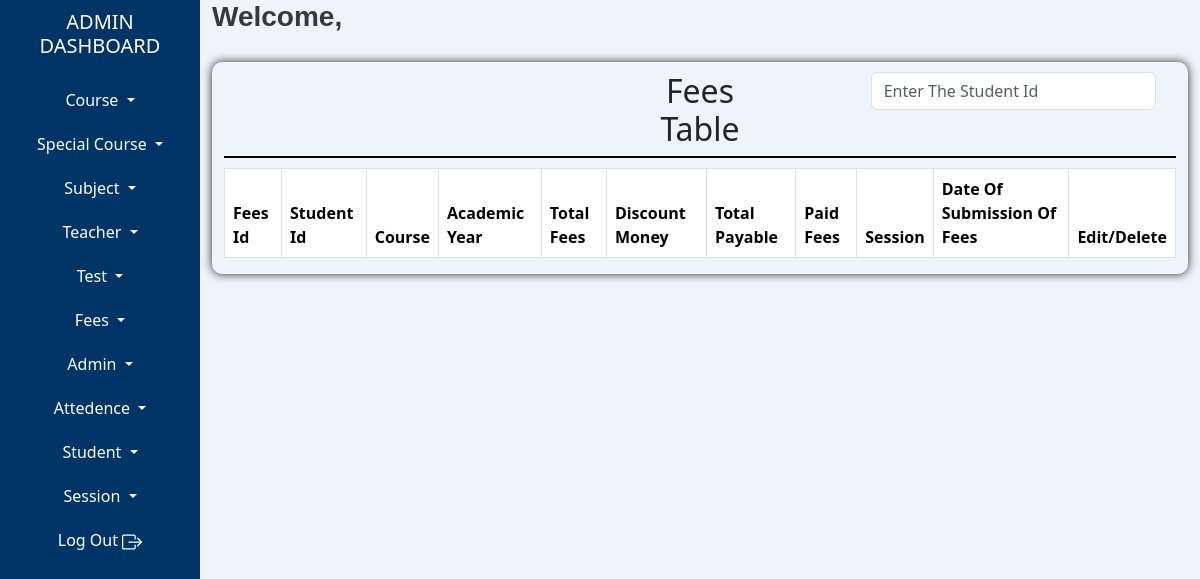
/admin/fees-table.php, run on an earlier commit of the app's database.
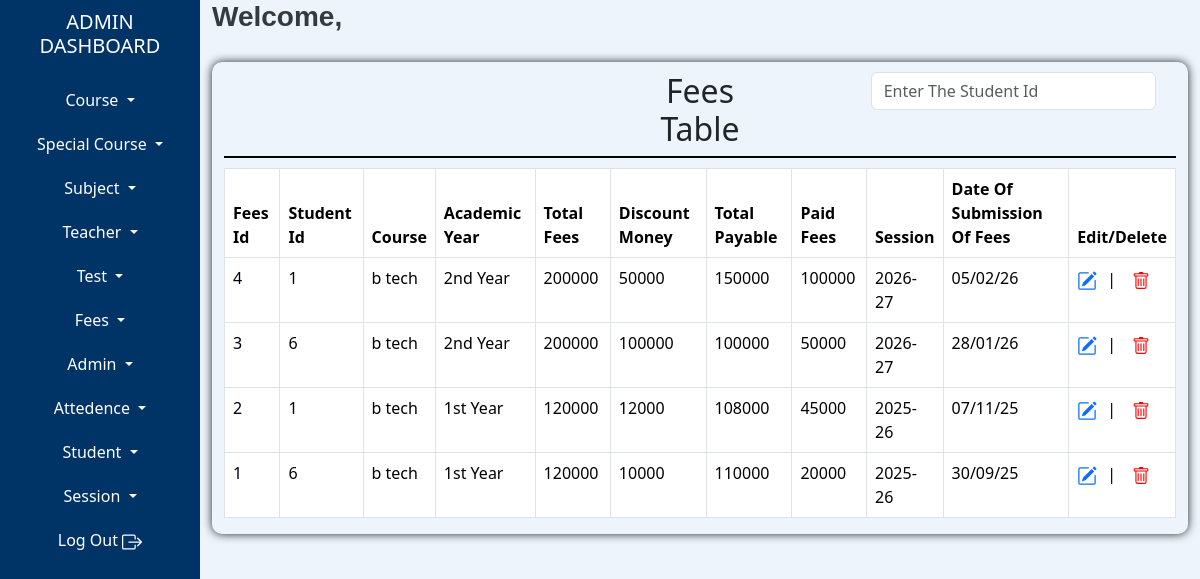
And on a later commit of the database.
### tables this page shows
CREATE TABLE `tblfees` (
  `feeId` int(100) NOT NULL AUTO_INCREMENT,
  `studentId` int(100) NOT NULL,
  `courseId` int(100) NOT NULL,
  `academicYearId` int(10) NOT NULL,
  `totalFees` int(100) NOT NULL,
  `discountMoney` int(100) DEFAULT NULL,
  `paidFees` int(100) NOT NULL,
  `dateOfSubmissionOfFees` date NOT NULL,
  `sessionId` int(10) NOT NULL,
  `addedIpAddress` text NOT NULL,
  `addedDateTime` datetime(6) NOT NULL,
  `updatedIpAddress` text NOT NULL,
  `updatedDatetime` datetime(6) NOT NULL,
  PRIMARY KEY (`feeId`)
);

CREATE TABLE `tblcourse` (
  `courseId` int(10) NOT NULL AUTO_INCREMENT,
  `courseName` varchar(100) NOT NULL,
  `courseDuration` varchar(10) NOT NULL,
  `sessionId` int(10) NOT NULL,
  PRIMARY KEY (`courseId`)
);

CREATE TABLE `tblacademicyear` (
  `academicYearId` int(10) NOT NULL AUTO_INCREMENT,
  `academicYearName` text NOT NULL,
  `addedIpAddress` varchar(100) NOT NULL,
  `addedDateTime` datetime NOT NULL,
  `updatedIpAddress` varchar(100) NOT NULL,
  `updatedDatetime` datetime NOT NULL,
  PRIMARY KEY (`academicYearId`)
);

CREATE TABLE `tblsession` (
  `sessionId` int(10) NOT NULL AUTO_INCREMENT,
  `sessionName` varchar(15) NOT NULL,
  `addedIpAddress` varchar(100) NOT NULL,
  `addedDateTime` datetime NOT NULL,
  `updatedIpAddress` varchar(100) NOT NULL,
  `updatedDateTime` datetime NOT NULL,
  `status` int(2) NOT NULL,
  PRIMARY KEY (`sessionId`)
);

### admin/fees-table.php (the view, shortened to what this page needs)
<?php
include "admin-dashboard-top.php";
include "admin-dashboard-content.php";
$query = "SELECT * FROM tblfees ORDER BY feeId DESC";
$stmt=$conn->prepare($query);
$stmt->execute();
?>
<!doctype html>
<html lang="en">
  <head>
    <link href="https://cdn.jsdelivr.net/npm/bootstrap@5.3.3/dist/css/bootstrap.min.css" rel="stylesheet">
  </head>
<body>
<div class="container-fluid">
    <div class="row">
        <div class="col-md-12 tbl-content">
            <div class="container-fluid">
                <div class="row top">
                    <div class="col-md-5 col-sm-5">
                    </div>
                    <div class="col-md-2 col-sm-2">
                        <div class="tbl-heading">
                            <h2>Fees Table</h2>
                        </div>
                    </div>
                    <div class="col-md-1 col-sm-1">
                    </div>
                    <div class="col-md-4 col-sm-4">
                        <form class="d-flex" role="search">
                            <input class="form-control me-2" type="search" placeholder="Enter The Student Id " aria-label="Search" id="studentId">
                        </form>
                    </div>
                </div>
            </div>
            <table class="table table-hover table-bordered">
              <thead>
                <tr>
                  <th scope="col">Fees Id</th>
                  <th scope="col">Student Id</th>
                  <th scope="col">Course</th>
                  <th scope="col">Academic Year</th>
                  <th scope="col">Total Fees</th>
                  <th scope="col">Discount Money</th>
                  <th scope="col">Total Payable</th>
                  <th scope="col">Paid Fees</th>
                  <th scope="col">Session</th>
                  <th scope="col">Date Of Submission Of Fees</th>
                  <th scope="col">Edit/Delete</th>
                </tr>
              </thead>
              <tbody id="tbldata">
                <?php
                    while($result=$stmt->fetch())
                    {
                        $totalPayable = $result["totalFees"] - $result["discountMoney"];
                ?>
                    <tr>
                    <td><?php echo $result['feeId'] ?></td>
                    <td><?php echo $result['studentId'] ?></td>
                    <td>
                    <?php
                        $courseId=$result['courseId'];
                        $query="SELECT * FROM tblcourse WHERE courseId=:courseId";
                        $coursestmt=$conn->prepare($query);
                        $coursestmt->bindParam(":courseId",$courseId);
                        $coursestmt->execute();
                        $courses=$coursestmt->fetch();
                        echo $courses["courseName"];
                    ?>
                    </td>
                    <td>
                        <?php
                            $academicYearId = $result['academicYearId'];
                            $yearstmt=$conn->prepare("SELECT * FROM tblAcademicYear WHERE academicYearId=:academicYearId");
                            $yearstmt->bindParam(":academicYearId",$academicYearId);
                            $yearstmt->execute();
                            $academicYears=$yearstmt->fetch();
                            echo $academicYears["academicYearName"];
                        ?>
                    </td>
                    <td><?php echo $result['totalFees']; ?></td>
                    <td><?php echo $result['discountMoney']; ?></td>
                    <td><?php echo $totalPayable; ?></td>
                    <td><?php echo $result['paidFees']; ?></td>
                    <td>
                        <?php
                            $sessionId = $result['sessionId'];
                            $sessionstmt=$conn->prepare("SELECT * FROM tblsession WHERE sessionId=:sessionId");
                            $sessionstmt->bindParam(":sessionId",$sessionId);
                            $sessionstmt->execute();
                            $sessions=$sessionstmt->fetch();
                            echo $sessions["sessionName"];
                        ?>
                    </td>
                    <td>
                    <?php
                        $formattedDate = date("d/m/y", strtotime($result['dateOfSubmissionOfFees']));
                        echo $formattedDate;
                    ?>
                    </td>
                    <td>
                        <div class="icons">
                            <a href="edit-fees.php?feeId=<?php echo $result['feeId']; ?>">
                            </a>
                            |
                            <form action="delete-fees.php?feeId=<?php echo $fees['feeId'] ?>" method="POST" onsubmit="return confirm('Are you sure you want to delete this row?');">
                                <button type="submit" style="border: none; background: none; cursor: pointer;">
                                </button>
                            </form>
                        </div>
                    </td>
                </tr>
                <?php
                }
                ?>
              </tbody>
            </table>
        </div>
    </div>
</div>
</body>
</div>
</div>
<?php
    include "admin-dashboard-footer.php"
?>

### admin/admin-dashboard-top.php (shortened to what this page needs)
<!doctype html>
<html lang="en">
  <head>

### admin/admin-dashboard-content.php (shortened to what this page needs)
<link href="https://cdn.jsdelivr.net/npm/bootstrap@5.3.3/dist/css/bootstrap.min.css" rel="stylesheet">
  </head>
  <body>
    <div class="container-fluid">
        <div class="row">
            <div class="col-md-2  left-side">
                <div class="heading">
                    <h5>ADMIN DASHBOARD</h5>
                </div>
                    <?php
                        $query = "select * from tbladmin where adminId=:adminId";
                        $stmt=$conn->prepare($query);
                        $stmt->bindParam(":adminId",$adminId);
                        $stmt->execute();
                        $result = $stmt->fetch();
                    ?>
                <div class="buttons">
                    <div class="dropdown ">
                      <button class="btn dropdown-toggle w-100 nav-link left-btn" type="button" data-bs-toggle="dropdown" aria-expanded="false">
                        Course
                      </button>
                    </div>
                    <div class="dropdown ">
                      <button class="btn dropdown-toggle w-100 nav-link left-btn" type="button" data-bs-toggle="dropdown" aria-expanded="false">
                        Special Course
                      </button>
                    </div>
                    <div class="dropdown ">
                      <button class="btn dropdown-toggle w-100 nav-link left-btn" type="button" data-bs-toggle="dropdown" aria-expanded="false">
                        Subject
                      </button>
                    </div>
                    <div class="dropdown ">
                      <button class="btn dropdown-toggle w-100 nav-link left-btn" type="button" data-bs-toggle="dropdown" aria-expanded="false">
                        Teacher
                      </button>
                    </div>
                    <div class="dropdown ">
                      <button class="btn dropdown-toggle w-100 nav-link left-btn" type="button" data-bs-toggle="dropdown" aria-expanded="false">
                        Test
                      </button>
                    </div>
                    <div class="dropdown ">
                      <button class="btn dropdown-toggle w-100 nav-link left-btn" type="button" data-bs-toggle="dropdown" aria-expanded="false">
                        Fees
                      </button>
                    </div>
                    <div class="dropdown ">
                      <button class="btn dropdown-toggle w-100 nav-link left-btn" type="button" data-bs-toggle="dropdown" aria-expanded="false">
                        Admin
                      </button>
                    </div>
                    <div class="dropdown ">
                      <button class="btn dropdown-toggle w-100 nav-link left-btn" type="button" data-bs-toggle="dropdown" aria-expanded="false">
                        Attedence
                      </button>
                    </div>
                    <div class="dropdown ">
                      <button class="btn dropdown-toggle w-100 nav-link left-btn" type="button" data-bs-toggle="dropdown" aria-expanded="false">
                        Student
                      </button>
                    </div>
                    <div class="dropdown ">
                      <button class="btn dropdown-toggle w-100 nav-link left-btn" type="button" data-bs-toggle="dropdown" aria-expanded="false">
                        Session
                      </button>
                    </div>
                    <a href="logout-admin.php" class="btn left-btn w-100 nav-link">
                        Log Out
                    </a>
                </div>
            </div>
            <div class="col-md-10 col-sm-10 right-side">
                <div>
                    <h3 class="welcome-text">Welcome, <span class="admin-name"><?php echo $result['adminName']; ?></span></h3>
                </div>

### admin/admin-dashboard-footer.php (shortened to what this page needs)
</body>
</html>

### admin/admin-dashboard-content.php (style rules this page uses)
.left-side { background-color:#003366; color:white; height:200vh; }
.heading { text-align:center; margin:10px auto; }
.left-btn { color:white; transition: background-color 0.3s ease; margin-top:20px; }
.right-side { background-color:#edf4fb; }
.welcome-text { font-family: 'Poppins', sans-serif; font-size: 28px; font-weight: 600; color: #343a40; }

### admin/fees-table.php (style rules this page uses)
.top { margin-top:10px; border-bottom:2px solid black; margin-bottom:10px; }
.tbl-heading { text-align:center; }
.tbl-content { box-shadow:0 0 10px; margin-top:20px; border-radius:10px; }
.icons { display: flex; align-items: center; gap: 10px; }

What changed in the data, as far as the page shows it:
added tblfees: feeId "4", studentId "1", courseId.courseName "b tech", academicYearId.academicYearName "2nd Year", totalFees "200000", discountMoney "50000", totalPayable "150000", paidFees "100000", sessionId.sessionName "2026-27", dateOfSubmissionOfFees "05/02/26"
added tblfees: feeId "3", studentId "6", courseId.courseName "b tech", academicYearId.academicYearName "2nd Year", totalFees "200000", discountMoney "100000", paidFees "50000", sessionId.sessionName "2026-27", dateOfSubmissionOfFees "28/01/26"
added tblfees: feeId "2", studentId "1", courseId.courseName "b tech", academicYearId.academicYearName "1st Year", totalFees "120000", discountMoney "12000", totalPayable "108000", paidFees "45000", sessionId.sessionName "2025-26", dateOfSubmissionOfFees "07/11/25"
added tblfees: feeId "1", studentId "6", courseId.courseName "b tech", academicYearId.academicYearName "1st Year", totalFees "120000", discountMoney "10000", totalPayable "110000", paidFees "20000", sessionId.sessionName "2025-26", dateOfSubmissionOfFees "30/09/25"
